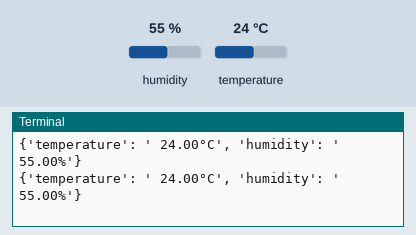
The program below on a simulated Raspberry Pi (BCM pin numbers). Parts: the last lines printed to the terminal. The test bench sets the inputs (shaded band); at power-on: humidity 55 %, temperature 24 °C.

Above: at 1.2 s.
1.3 s: humidity set to 22 %
At 1.8 s:
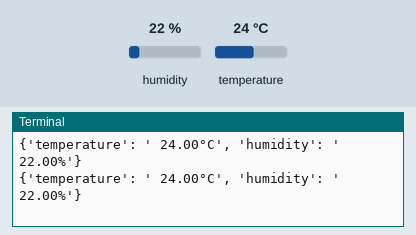
2.8 s: temperature set to 12 °C
At 3.8 s:
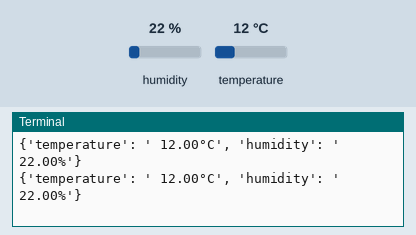
4.3 s: humidity set to 40 %
At 5.2 s:
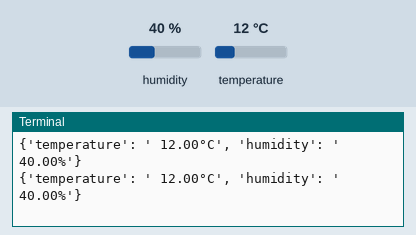
Timing chart, 0 to 7.3 s (numbered marks = the images above; inputs shaded):
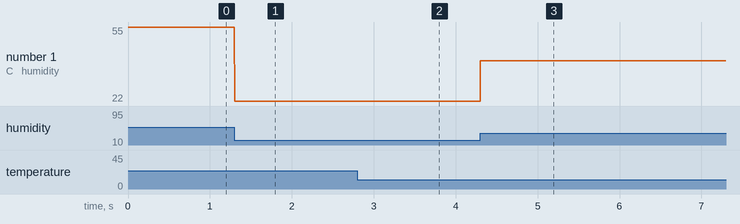

Measured:
- after the input at 1.3 s, the terminal: prints a new line at once (image 1)
- after the input at 2.8 s, the terminal: prints a new line at once (image 2)
- after the input at 4.3 s, the terminal: prints a new line at once (image 3)
- plotted number 1: 55 → 22 after the input at 1.3 s, 22 → 40 after the input at 4.3 s

The program:

SHTC3.py
```python
#!/usr/bin/python
# -*- coding:utf-8 -*-
import board
import adafruit_shtc3

i2c = board.I2C()
sht = adafruit_shtc3.SHTC3(i2c)

class SHTC3:
    def __init__(self):
        i2c = board.I2C()
        self.sht = adafruit_shtc3.SHTC3(i2c)

    def read_temperature(self):
        return sht.temperature

    def read_humidity(self):
        return sht.relative_humidity

    def read_data(self):
        return {
            "temperature": self.read_temperature(),
            "humidity": self.read_humidity()
        }


if __name__ == "__main__":
    shtc3 = SHTC3()
    while True:
        data = shtc3.read_data()
        print({
            'temperature': '%6.2f°C' % data["temperature"], \
            'humidity': '%6.2f%%' % data["humidity"] \
        })
```
